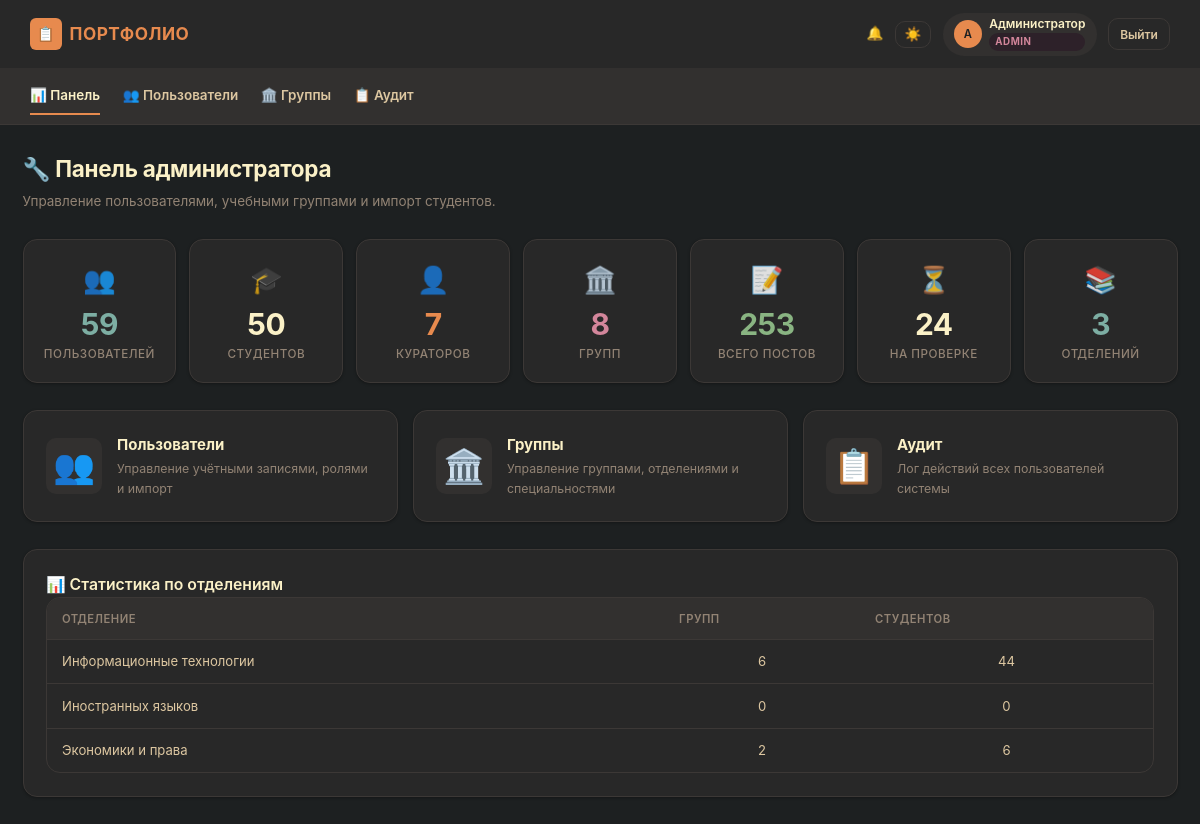
Screenshot of /admin/dashboard (signed in) with the database file from the repository.
### models.py (models this page shows, shortened)
class User(Base):
    __tablename__ = 'users'
    id:          Mapped[int]       = mapped_column(Integer, primary_key=True)
    username:    Mapped[str]       = mapped_column(String(50), unique=True, nullable=False)
    password_hash: Mapped[str]     = mapped_column(String(256), nullable=False)
    role:        Mapped[str]       = mapped_column(String(20), nullable=False)
    last_name:   Mapped[Optional[str]] = mapped_column(String(50), nullable=True)
    first_name:  Mapped[Optional[str]] = mapped_column(String(50), nullable=True)
    patronymic:  Mapped[Optional[str]] = mapped_column(String(50), nullable=True)
    group_name:  Mapped[Optional[str]] = mapped_column(String(20), nullable=True)
    group_id:    Mapped[Optional[int]] = mapped_column(Integer, ForeignKey('groups.id'), nullable=True)
    events        = relationship('Event', back_populates='student', lazy=True, cascade='all, delete-orphan')
    notifications = relationship('Notification', back_populates='user', lazy=True, cascade='all, delete-orphan')
    curated_groups = relationship('Group', foreign_keys='Group.curator_id', back_populates='curator', lazy='select')

class Department(Base):
    __tablename__ = 'departments'
    id:         Mapped[int] = mapped_column(Integer, primary_key=True)
    name:       Mapped[str] = mapped_column(String(100), unique=True, nullable=False)
    created_at: Mapped[datetime] = mapped_column(DateTime, default=_utcnow)
    specialties = relationship('Specialty', back_populates='department_rel', lazy=True)

### routes/admin.py (the view)
@router.get('/admin/dashboard')
async def admin_dashboard(request: Request, user: User = Depends(require_admin),
                           db: Session = Depends(get_db)):
    now = now_utc()
    month_ago = now - timedelta(days=30)
    stats = {
        'users_count': db.query(User).count(),
        'students_count': db.query(User).filter(User.role == 'student').count(),
        'curators_count': db.query(User).filter(User.role == 'curator').count(),
        'groups_count': db.query(Group).count(),
        'events_total': db.query(Event).count(),
        'events_pending': db.query(Event).filter(Event.status == 'pending').count(),
        'events_approved': db.query(Event).filter(Event.status == 'approved').count(),
        'events_rejected': db.query(Event).filter(Event.status == 'rejected').count(),
        'events_month': db.query(Event).filter(Event.created_at >= month_ago).count(),
        'dept_count': db.query(Department).count(),
        'specialty_count': db.query(Specialty).count(),
    }
    dept_stats = []
    for d in db.query(Department).all():
        spec_ids = [s.id for s in d.specialties]
        grps = db.query(Group).filter(Group.specialty_id.in_(spec_ids)).all()
        grp_ids = [g.id for g in grps]
        stu_count = db.query(User).filter(
            User.role == 'student', User.group_id.in_(grp_ids)
        ).count() if grp_ids else 0
        dept_stats.append({'name': d.name, 'groups': len(grps), 'students': stu_count})
    return render(request, 'admin.html', stats=stats, dept_stats=dept_stats)

### templates/admin.html (shortened to what this page needs)
{% extends 'base.html' %}
{% block content %}
<h1 class="page-title">🔧 Панель администратора</h1>
<p class="page-subtitle">Управление пользователями, учебными группами и импорт студентов.</p>
{% if stats %}
<div class="stat-grid">
    <div class="stat-card stat-blue"><div class="stat-icon">👥</div><div class="stat-value">{{ stats.users_count }}</div><div class="stat-label">Пользователей</div></div>
    <div class="stat-card stat-success"><div class="stat-icon">🎓</div><div class="stat-value">{{ stats.students_count }}</div><div class="stat-label">Студентов</div></div>
    <div class="stat-card stat-orange"><div class="stat-icon">👤</div><div class="stat-value">{{ stats.curators_count }}</div><div class="stat-label">Кураторов</div></div>
    <div class="stat-card stat-purple"><div class="stat-icon">🏛️</div><div class="stat-value">{{ stats.groups_count }}</div><div class="stat-label">Групп</div></div>
    <div class="stat-card stat-aqua"><div class="stat-icon">📝</div><div class="stat-value">{{ stats.events_total }}</div><div class="stat-label">Всего постов</div></div>
    <div class="stat-card stat-warning"><div class="stat-icon">⏳</div><div class="stat-value">{{ stats.events_pending }}</div><div class="stat-label">На проверке</div></div>
    <div class="stat-card stat-blue"><div class="stat-icon">📚</div><div class="stat-value">{{ stats.dept_count }}</div><div class="stat-label">Отделений</div></div>
</div>
{% endif %}
<div class="action-grid">
    <a href="{{ url_for('admin_users') }}" class="action-card">
        <div class="action-icon">👥</div><div><h3>Пользователи</h3><p>Управление учётными записями, ролями и импорт</p></div>
    </a>
    <a href="{{ url_for('admin_groups') }}" class="action-card">
        <div class="action-icon">🏛️</div><div><h3>Группы</h3><p>Управление группами, отделениями и специальностями</p></div>
    </a>
    <a href="{{ url_for('admin_audit') }}" class="action-card">
        <div class="action-icon">📋</div><div><h3>Аудит</h3><p>Лог действий всех пользователей системы</p></div>
    </a>
</div>
{% if dept_stats %}
<div class="card">
    <h3 class="card-title">📊 Статистика по отделениям</h3>
    <div class="table-wrap">
        <table>
            <thead><tr><th>Отделение</th><th>Групп</th><th>Студентов</th></tr></thead>
            <tbody>
                {% for d in dept_stats %}
                <tr><td>{{ d.name }}</td><td class="text-center">{{ d.groups }}</td><td class="text-center">{{ d.students }}</td></tr>
                {% endfor %}
            </tbody>
        </table>
    </div>
</div>
{% endif %}
{% endblock %}

### templates/base.html (shortened to what this page needs)
<!DOCTYPE html>
<html lang="ru">
<head>
    <link rel="stylesheet" href="/static/css/style.css">
</head>
<body
    data-csrf-token="{{ csrf_token }}"
    data-user-authenticated="{{ 'true' if current_user else 'false' }}"
    data-user-role="{{ current_user.role if current_user else '' }}"
>
{% if current_user %}
<header class="app-header">
    <div class="app-header-left">
        <div class="brand">
            <div class="brand-icon">📋</div>
            <span>Портфолио</span>
        </div>
    </div>
    <div class="app-header-right">
        <a href="/notifications" style="position: relative; color: var(--fg1); text-decoration: none;">
            🔔
        </a>
        <button class="btn btn-ghost btn-sm" id="themeToggle" title="Сменить тему" style="padding: 0.3rem 0.6rem; font-size: 0.9rem;">☀️</button>
        <div class="user-pill">
            <div class="avatar">{{ current_user.last_name[:1] or current_user.username[:1] | upper }}</div>
            <div style="display: flex; flex-direction: column; gap: 1px;">
                <span style="font-size: 0.8rem; font-weight: 600; color: var(--fg0); line-height: 1.2;">
                    {{ current_user.full_name }}
                </span>
                <span class="role-badge">{{ current_user.role }}</span>
            </div>
        </div>
        <a href="/logout" class="btn btn-ghost btn-sm">Выйти</a>
    </div>
</header>
<nav class="top-nav" id="topNav">
    {% if current_user.role == 'admin' %}
    <a href="/admin/dashboard">📊 Панель</a>
    <a href="/admin/users">👥 Пользователи</a>
    <a href="/admin/groups">🏛️ Группы</a>
    <a href="/admin/audit">📋 Аудит</a>
    {% elif current_user.role == 'student' %}
    <a href="/student/dashboard">📊 Панель</a>
    <a href="/student/create">📝 Создать</a>
    <a href="/student/history">📋 История</a>
    <a href="/rating">🏆 Рейтинг</a>
    {% elif current_user.role == 'curator' %}
    <a href="/curator/dashboard">📊 Панель</a>
    <a href="/curator/pending">📥 Заявки</a>
    <a href="/curator/resolved">📋 Журнал</a>
    <a href="/rating">🏆 Рейтинг</a>
    {% elif current_user.role == 'commission' %}
    <a href="/commission/dashboard">📊 Панель</a>
    <a href="/commission/posts">📋 Посты</a>
    <a href="/commission/students">👥 Студенты</a>
    <a href="/commission/stats">📈 Статистика</a>
    {% endif %}
</nav>
<div class="container">
    {% block content %}{% endblock %}
</div>
{% else %}
<div class="container">
    {% block login_content %}{% endblock %}
</div>
{% endif %}
</body>
</html>

### rows the page displays
User: last_name "А", full_name "Администратор", role "ADMIN"
Department: name "Информационные технологии", groups "6", students "44"
Department: name "Иностранных языков", groups "0", students "0"
Department: name "Экономики и права", groups "2", students "6"

### other values shown
{{ stats.users_count }} "59"
{{ stats.students_count }} "50"
{{ stats.curators_count }} "7"
{{ stats.groups_count }} "8"
{{ stats.events_total }} "253"
{{ stats.events_pending }} "24"
{{ stats.dept_count }} "3"
